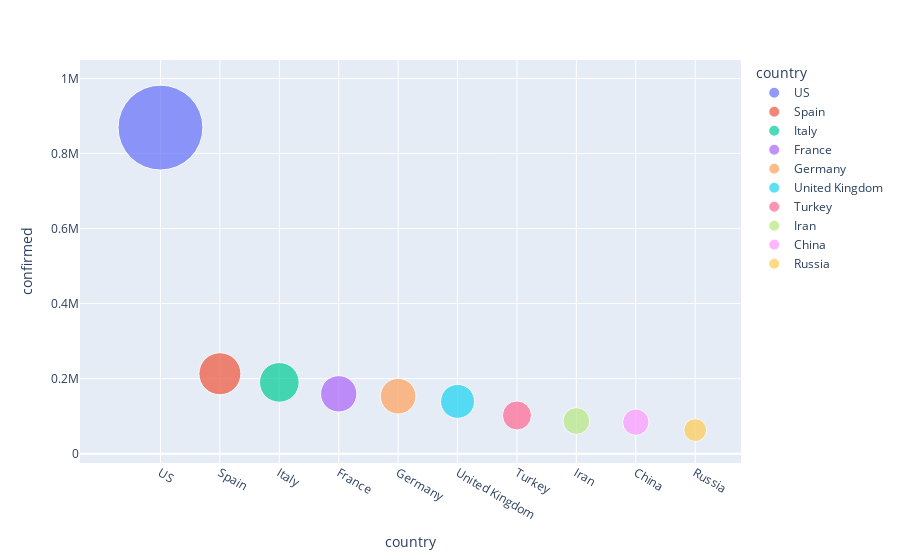

Notebook code for this chart:
### Code cell
fig=px.scatter(sorted_country_df.head(10),x='country', y='confirmed', size='confirmed',
              color='country', hover_name='country',size_max=60)
fig.show()

### Figure 1 — Plotly figure (JSON) as saved in the notebook; plotly's stock layout.template omitted (floating-point values rounded to 4 significant figures)
{"data": [{"hovertemplate": "<b>%{hovertext}</b><br><br>country=%{x}<br>confirmed=%{marker.size}<extra></extra>", "hovertext": ["US"], "legendgroup": "US", "marker": {"color": "#636efa", "size": [869172], "sizemode": "area", "sizeref": 241.4, "symbol": "circle"}, "mode": "markers", "name": "US", "showlegend": true, "type": "scatter", "x": ["US"], "xaxis": "x", "y": [869172], "yaxis": "y"}, {"hovertemplate": "<b>%{hovertext}</b><br><br>country=%{x}<br>confirmed=%{marker.size}<extra></extra>", "hovertext": ["Spain"], "legendgroup": "Spain", "marker": {"color": "#EF553B", "size": [213024], "sizemode": "area", "sizeref": 241.4, "symbol": "circle"}, "mode": "markers", "name": "Spain", "showlegend": true, "type": "scatter", "x": ["Spain"], "xaxis": "x", "y": [213024], "yaxis": "y"}, {"hovertemplate": "<b>%{hovertext}</b><br><br>country=%{x}<br>confirmed=%{marker.size}<extra></extra>", "hovertext": ["Italy"], "legendgroup": "Italy", "marker": {"color": "#00cc96", "size": [189973], "sizemode": "area", "sizeref": 241.4, "symbol": "circle"}, "mode": "markers", "name": "Italy", "showlegend": true, "type": "scatter", "x": ["Italy"], "xaxis": "x", "y": [189973], "yaxis": "y"}, {"hovertemplate": "<b>%{hovertext}</b><br><br>country=%{x}<br>confirmed=%{marker.size}<extra></extra>", "hovertext": ["France"], "legendgroup": "France", "marker": {"color": "#ab63fa", "size": [159467], "sizemode": "area", "sizeref": 241.4, "symbol": "circle"}, "mode": "markers", "name": "France", "showlegend": true, "type": "scatter", "x": ["France"], "xaxis": "x", "y": [159467], "yaxis": "y"}, {"hovertemplate": "<b>%{hovertext}</b><br><br>country=%{x}<br>confirmed=%{marker.size}<extra></extra>", "hovertext": ["Germany"], "legendgroup": "Germany", "marker": {"color": "#FFA15A", "size": [153129], "sizemode": "area", "sizeref": 241.4, "symbol": "circle"}, "mode": "markers", "name": "Germany", "showlegend": true, "type": "scatter", "x": ["Germany"], "xaxis": "x", "y": [153129], "yaxis": "y"}, {"hovertemplate": "<b>%{hovertext}</b><br><br>country=%{x}<br>confirmed=%{marker.size}<extra></extra>", "hovertext": ["United Kingdom"], "legendgroup": "United Kingdom", "marker": {"color": "#19d3f3", "size": [139246], "sizemode": "area", "sizeref": 241.4, "symbol": "circle"}, "mode": "markers", "name": "United Kingdom", "showlegend": true, "type": "scatter", "x": ["United Kingdom"], "xaxis": "x", "y": [139246], "yaxis": "y"}, {"hovertemplate": "<b>%{hovertext}</b><br><br>country=%{x}<br>confirmed=%{marker.size}<extra></extra>", "hovertext": ["Turkey"], "legendgroup": "Turkey", "marker": {"color": "#FF6692", "size": [101790], "sizemode": "area", "sizeref": 241.4, "symbol": "circle"}, "mode": "markers", "name": "Turkey", "showlegend": true, "type": "scatter", "x": ["Turkey"], "xaxis": "x", "y": [101790], "yaxis": "y"}, {"hovertemplate": "<b>%{hovertext}</b><br><br>country=%{x}<br>confirmed=%{marker.size}<extra></extra>", "hovertext": ["Iran"], "legendgroup": "Iran", "marker": {"color": "#B6E880", "size": [87026], "sizemode": "area", "sizeref": 241.4, "symbol": "circle"}, "mode": "markers", "name": "Iran", "showlegend": true, "type": "scatter", "x": ["Iran"], "xaxis": "x", "y": [87026], "yaxis": "y"}, {"hovertemplate": "<b>%{hovertext}</b><br><br>country=%{x}<br>confirmed=%{marker.size}<extra></extra>", "hovertext": ["China"], "legendgroup": "China", "marker": {"color": "#FF97FF", "size": [83884], "sizemode": "area", "sizeref": 241.4, "symbol": "circle"}, "mode": "markers", "name": "China", "showlegend": true, "type": "scatter", "x": ["China"], "xaxis": "x", "y": [83884], "yaxis": "y"}, {"hovertemplate": "<b>%{hovertext}</b><br><br>country=%{x}<br>confirmed=%{marker.size}<extra></extra>", "hovertext": ["Russia"], "legendgroup": "Russia", "marker": {"color": "#FECB52", "size": [62773], "sizemode": "area", "sizeref": 241.4, "symbol": "circle"}, "mode": "markers", "name": "Russia", "showlegend": true, "type": "scatter", "x": ["Russia"], "xaxis": "x", "y": [62773], "yaxis": "y"}], "layout": {"legend": {"itemsizing": "constant", "title": {"text": "country"}, "tracegroupgap": 0}, "margin": {"t": 60}, "xaxis": {"anchor": "y", "categoryarray": ["US", "Spain", "Italy", "France", "Germany", "United Kingdom", "Turkey", "Iran", "China", "Russia"], "categoryorder": "array", "domain": [0, 1], "title": {"text": "country"}}, "yaxis": {"anchor": "x", "domain": [0, 1], "title": {"text": "confirmed"}}}}
